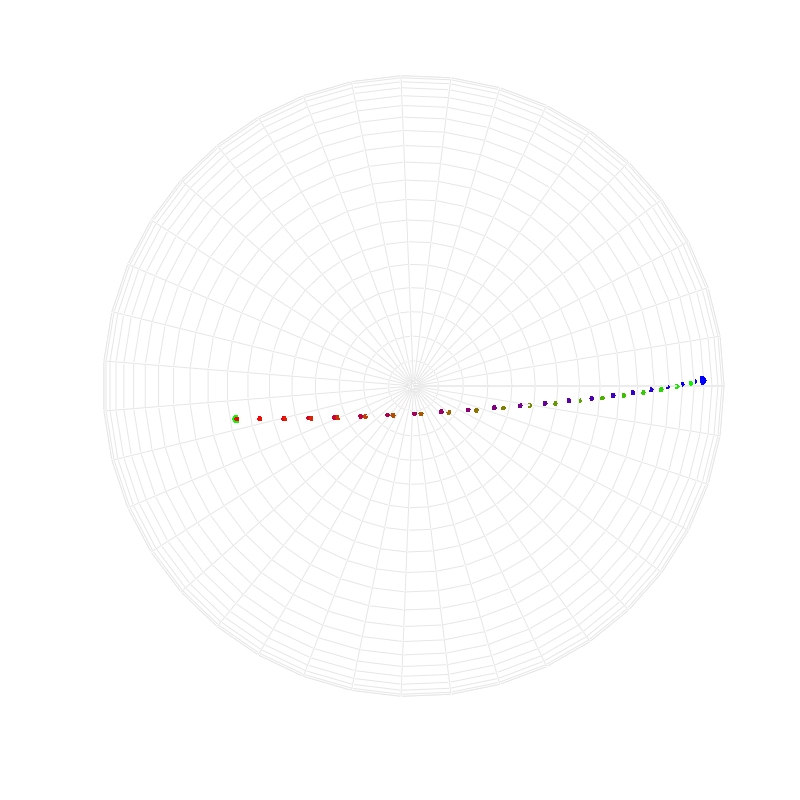
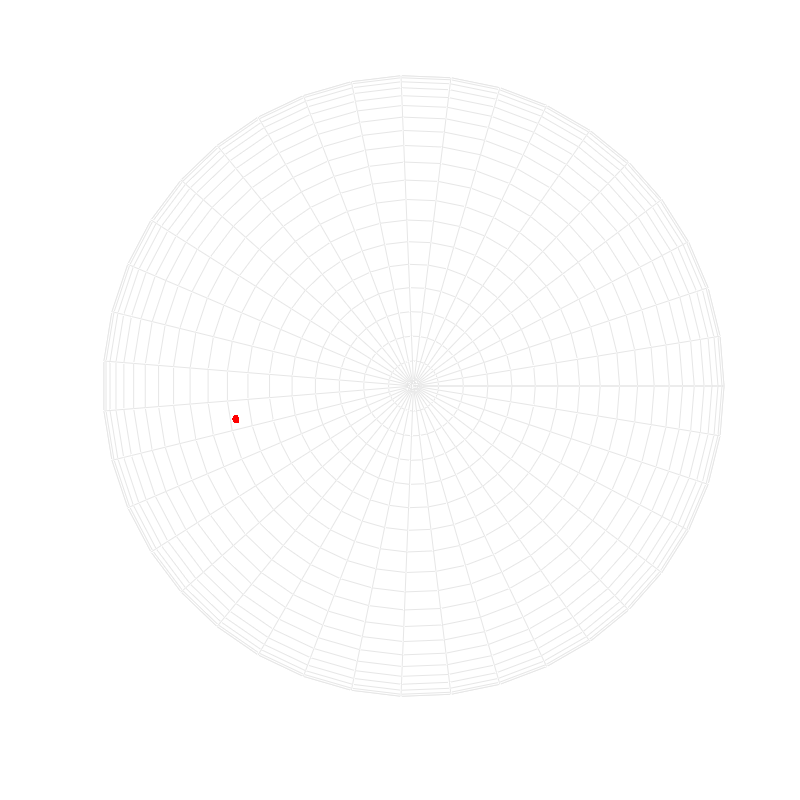

MATLAB code for these plots, in order: (Note: this script raises an error after producing the figures.)
function demo_Riemannian_Sd_vecTransp01
% Parallel transport on a d-sphere
% (formulation with tangent space of the same dimension as the dimension of the manifold)
%
% If this code is useful for your research, please cite the related publication:
% @article{Calinon19,
% 	author="Calinon, S. and Jaquier, N.",
% 	title="Gaussians on {R}iemannian Manifolds for Robot Learning and Adaptive Control",
% 	journal="arXiv:1909.05946",
% 	year="2019",
% 	pages="1--10"
% }
% 
% Copyright (c) 2019 Idiap Research Institute, http://idiap.ch/
% Written by Noemie Jaquier and Sylvain Calinon
% 
% This file is part of PbDlib, http://www.idiap.ch/software/pbdlib/
% 
% PbDlib is free software: you can redistribute it and/or modify
% it under the terms of the GNU General Public License version 3 as
% published by the Free Software Foundation.
% 
% PbDlib is distributed in the hope that it will be useful,
% but WITHOUT ANY WARRANTY; without even the implied warranty of
% MERCHANTABILITY or FITNESS FOR A PARTICULAR PURPOSE. See the
% GNU General Public License for more details.
% 
% You should have received a copy of the GNU General Public License
% along with PbDlib. If not, see <http://www.gnu.org/licenses/>.

addpath('./m_fcts/');


%% Generate data on a sphere
%%%%%%%%%%%%%%%%%%%%%%%%%%%%%%%%%%%%%%%%%%%%%%%%%%%%%%%%%%%%%%%%%%%%%%%%%%%
nbData = 3;

Data = randn(3,nbData)*4E-1;
x = Data./repmat(sqrt(sum(Data.^2,1)),3,1);
t = 0:0.05:1;
nbp = 40;
[X,Y,Z] = sphere(nbp-1);


%% Follow the geodesic from x1 to x2 and x3
%%%%%%%%%%%%%%%%%%%%%%%%%%%%%%%%%%%%%%%%%%%%%%%%%%%%%%%%%%%%%%%%%%%%%%%%%%%
u12 = logmap(x(:,2),x(:,1));
u13 = logmap(x(:,3),x(:,1));
figure('PaperPosition',[0 0 8 8],'position',[10,10,650,650]); hold on; axis off; axis equal; rotate3d on;
colormap([.9 .9 .9]);
mesh(X,Y,Z,rand(size(Z)));
plot3(x(1,1), x(2,1), x(3,1),'.','markersize',20,'color', [0 1 0]);
for i=1:length(t)
	g = geodesic(u12,x(:,1),t(i));
	plot3(g(1,1), g(2,1), g(3,1),'.','markersize',12,'color', [1*(1-t(i)) 1*t(i) 0]);
end
plot3(x(1,2), x(2,2), x(3,2),'.','markersize',20,'color', [1 0 0]);
for i=1:length(t)
	g = geodesic(u13,x(:,1),t(i));
	plot3(g(1,1), g(2,1), g(3,1),'.','markersize',12,'color', [1*(1-t(i)) 0 1*t(i)]);
end
plot3(x(1,2), x(2,2), x(3,2),'.','markersize',20,'color', [0 0 1]);
axis vis3d;


%% Parallel transport of u12 from x1 to x3
%%%%%%%%%%%%%%%%%%%%%%%%%%%%%%%%%%%%%%%%%%%%%%%%%%%%%%%%%%%%%%%%%%%%%%%%%%%
p13 = transp(x(:,1),x(:,3)) * u12;

% Plot
figure('PaperPosition',[0 0 8 8],'position',[10,10,650,650]); hold on; axis off; axis equal; rotate3d on;
colormap([.9 .9 .9]);
mesh(X,Y,Z,rand(size(Z)));
% Plot x1 and its tangent space
plot3(x(1,1), x(2,1), x(3,1),'.','markersize',20,'color', [1 0 0]);
Rrot = rotM(x(:,1))';
msh = repmat(x(:,1),1,5) + Rrot * [1 1 -1 -1 1; 1 -1 -1 1 1; 0 0 0 0 0] * 1E0;
patch(msh(1,:),msh(2,:),msh(3,:), [1 0 0],'edgecolor',[1 0 0],'facealpha',.3,'edgealpha',.3)
% Plot x3 and its tangent space
plot3(x(1,3), x(2,3), x(3,3),'.','markersize',20,'color', [0 1 0]);
Rrot = rotM(x(:,3))';
msh = repmat(x(:,3),1,5) + Rrot * [1 1 -1 -1 1; 1 -1 -1 1 1; 0 0 0 0 0] * 1E0;
patch(msh(1,:),msh(2,:),msh(3,:), [0 1 0],'edgecolor',[0 1 0],'facealpha',.3,'edgealpha',.3)
% Plot u12 on x1 tangent space and its parallel transported version on x3
% tangent space
plot3([x(1,1),x(1,1)+u12(1,1)],[x(2,1),x(2,1)+u12(2,1)],[x(3,1),x(3,1)+u12(3,1)], 'color', [1 0 0], 'Linewidth', 2);
plot3([x(1,3),x(1,3)+p13(1,1)],[x(2,3),x(2,3)+p13(2,1)],[x(3,3),x(3,3)+p13(3,1)], 'color', [0 1 0], 'Linewidth', 2);
axis vis3d;

%% Parallel transport along the geodesic
%%%%%%%%%%%%%%%%%%%%%%%%%%%%%%%%%%%%%%%%%%%%%%%%%%%%%%%%%%%%%%%%%%%%%%%%%%%
% Here the direction of the geodesic from x1 to x2 in the tangent space of
% x1 (u12) is parallel transported into the tangent space of x3, but any
% other vector in the tangent space of x1 can be transported the same way.
figure('PaperPosition',[0 0 8 8],'position',[10,10,650,650]); hold on; axis off; axis equal; rotate3d on;
colormap([.9 .9 .9]);
mesh(X,Y,Z,rand(size(Z)));
for i=1:length(t)
	g = geodesic(u13, x(:,1), t(i));
	plot3(g(1,1), g(2,1), g(3,1),'.','markersize',12,'color', [1*(1-t(i)) 1*t(i) 0]);
	Rrot = rotM(g)';
	msh = repmat(g,1,5) + Rrot * [1 1 -1 -1 1; 1 -1 -1 1 1; 0 0 0 0 0] * 1E0;
	patch(msh(1,:),msh(2,:),msh(3,:), [1*(1-t(i)) 1*t(i) 0],'edgecolor',[1*(1-t(i)) 1*t(i) 0],'facealpha',.1,'edgealpha',.1)
	ptv = transp(x(:,1), x(:,3), t(i)) * u12;
	plot3([g(1,1),g(1,1)+ptv(1,1)],[g(2,1),g(2,1)+ptv(2,1)],[g(3,1),g(3,1)+ptv(3,1)], 'color', [1*(1-t(i)) 1*t(i) 0], 'Linewidth', 2);
	%Inner product between vector transported and direction of geodesic
	dir = logmap(x(:,3), g);
	if norm(dir) > 1E-5
		dir = dir ./ norm(dir);
		inprod(i) = dir' * ptv;
	end
end
axis vis3d;

%% Checks on parallel transportation
%%%%%%%%%%%%%%%%%%%%%%%%%%%%%%%%%%%%%%%%%%%%%%%%%%%%%%%%%%%%%%%%%%%%%%%%%%%
% Inner product conserved
inprod

% Those two vectors are the same :
% p1 is the direction of the geodesic from x3 to x1 in the tangent space of x3;
% p3 is the direction of the geodesic from x1 to x3 in the tangent space of x1 parallel transported to the tangent space of x3.
p1 = -logmap(x(:,1), x(:,3))
p3 = transp(x(:,1), x(:,3)) * logmap(x(:,3), x(:,1))

% Plot
figure('PaperPosition',[0 0 8 8],'position',[10,10,650,650]); hold on; axis off; axis equal; rotate3d on; 
colormap([.9 .9 .9]);
mesh(X,Y,Z,rand(size(Z)));
% Plot x1 and its tangent space
plot3(x(1,1), x(2,1), x(3,1),'.','markersize',20,'color', [1 0 0]);
Rrot = rotM(x(:,1))';
msh = repmat(x(:,1),1,5) + Rrot * [1 1 -1 -1 1; 1 -1 -1 1 1; 0 0 0 0 0] * 1E0;
patch(msh(1,:),msh(2,:),msh(3,:), [1 0 0],'edgecolor',[1 0 0],'facealpha',.3,'edgealpha',.3)
% Plot x3 and its tangent space
plot3(x(1,3), x(2,3), x(3,3),'.','markersize',20,'color', [0 1 0]);
Rrot = rotM(x(:,3))';
msh = repmat(x(:,3),1,5) + Rrot * [1 1 -1 -1 1; 1 -1 -1 1 1; 0 0 0 0 0] * 1E0;
patch(msh(1,:),msh(2,:),msh(3,:), [0 1 0],'edgecolor',[0 1 0],'facealpha',.3,'edgealpha',.3)
% Plot u12 on x1 tangent space and its parallel transported version on x3
% tangent space
plot3([x(1,3),x(1,3)-p1(1,1)],[x(2,3),x(2,3)-p1(2,1)],[x(3,3),x(3,3)-p1(3,1)], 'color', [1 0 0], 'Linewidth', 2);
plot3([x(1,3),x(1,3)+p3(1,1)],[x(2,3),x(2,3)+p3(2,1)],[x(3,3),x(3,3)+p3(3,1)], 'color', [0 1 0], 'Linewidth', 2);
view(50,30); axis equal; axis tight; axis vis3d;      

pause;
close all;
end


%% Functions
%%%%%%%%%%%%%%%%%%%%%%%%%%%%%%%%%%%%%%%%%%%%%%%%%%%%%%%%%%%%%%%%%%%%%%%%%%%
function x = expmap(u,x0)
	normu = norm(u,'fro');
	x = x0 * cos(normu) + u./normu * sin(normu);
end

function u = logmap(x,x0)
	p = (x-x0) - trace(x0'*(x-x0)) * x0;
	u = acos(trace(x0'*x)) * p./norm(p,'fro');
end

function Ac = transp(x1,x2,t)
	if nargin==2
		t=1;
	end
	u = logmap(x2,x1);
	e = norm(u,'fro');
	u = u ./ e;
	Ac = -x1 * sin(e*t) * u' + u * cos(e*t) * u' + eye(size(u,1)) - u * u';
end

function x = geodesic(u,x0,t)
	normu = norm(u,'fro');
	x = x0 * cos(normu*t) + u./normu * sin(normu*t);
end